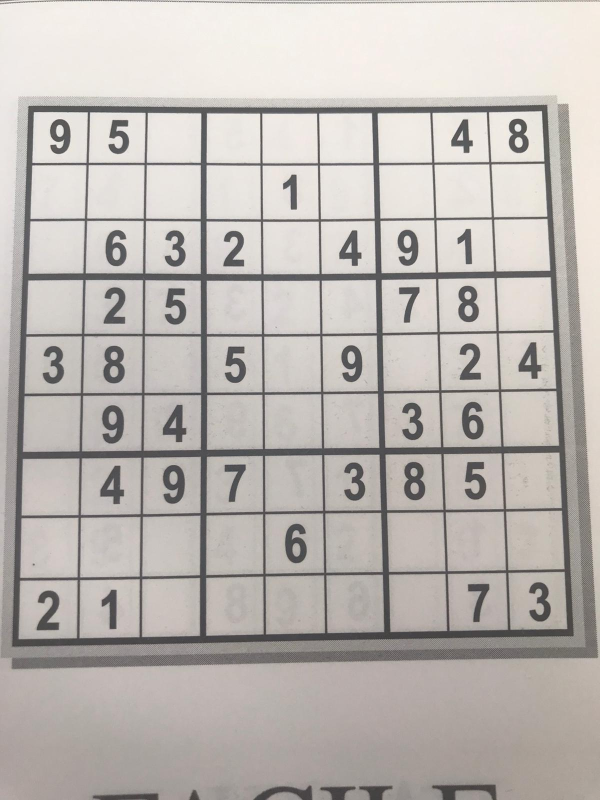
#> input picture exemple/exemple1.jpeg, 1200 x 1600 px, found by its file name (shown at 1/2 size)
$ python test-readimage.py   (older library calls are emulated)
#> lines starting #> are read from the running program, lines starting #| are printed output that depends on the picture; after the words box and inside, x2 and y2 are one past the last pixel; in counts of white or black regions, pixels touching at a corner belong together
import cv2
import operator
import numpy as np
from matplotlib import pyplot as plt


# [68 lines left out: functions plot_many_images, show_image, show_digits, convert_when_colour, display_points, display_rects and 1 more, not called in this run]


def pre_process_image(img, skip_dilate=False):
	"""Uses a blurring function, adaptive thresholding and dilation to expose the main features of an image."""
#> called with skip_dilate = False

	# Gaussian blur with a kernal size (height, width) of 9.
	# Note that kernal sizes must be positive and odd and the kernel must be square.
	proc = cv2.GaussianBlur(img.copy(), (9, 9), 0)

	# Adaptive threshold using 11 nearest neighbour pixels
	proc = cv2.adaptiveThreshold(proc, 255, cv2.ADAPTIVE_THRESH_GAUSSIAN_C, cv2.THRESH_BINARY, 11, 2)
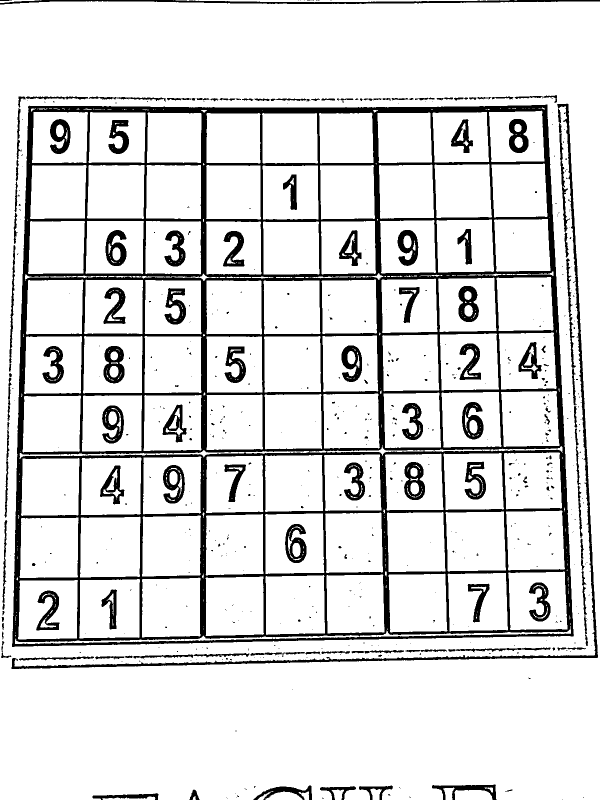
#> proc: shape (1600, 1200) (shown at 1/2 size); 87% white; 596 black regions (462 under 20 px), largest, box (x1, y1, x2, y2) and area: (24, 209, 1148, 1294) 155073, (23, 207, 1196, 1338) 13110, (0, 0, 1200, 9) 4295

	# Invert colours, so gridlines have non-zero pixel values.
	# Necessary to dilate the image, otherwise will look like erosion instead.
	proc = cv2.bitwise_not(proc, proc)
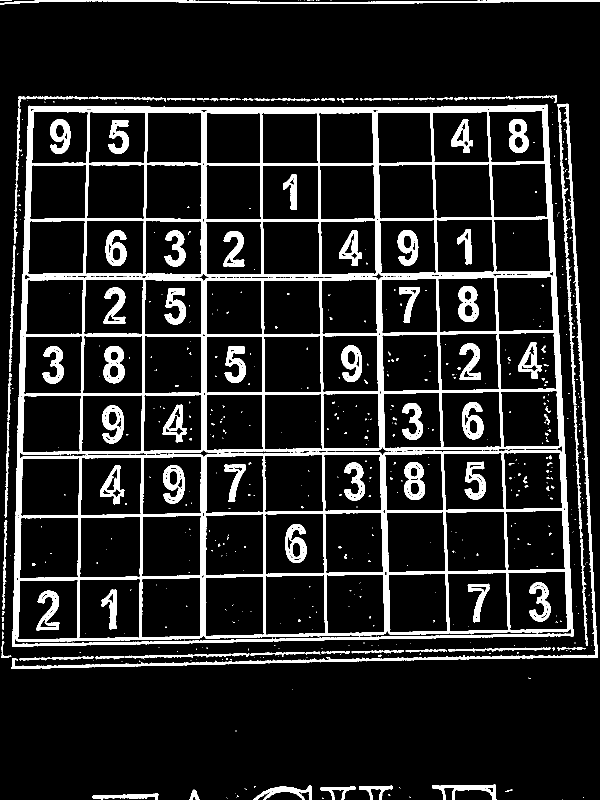
#> proc: shape (1600, 1200) (shown at 1/2 size); 13% white; 596 white regions (462 under 20 px), largest, box (x1, y1, x2, y2) and area: (24, 209, 1148, 1294) 155073, (23, 207, 1196, 1338) 13110, (0, 0, 1200, 9) 4295

	if not skip_dilate:
		# Dilate the image to increase the size of the grid lines.
		kernel = np.array([[0., 1., 0.], [1., 1., 1.], [0., 1., 0.]])
#> (the run stopped early here; a loop or call above may not have finished)

$ run again, with exemple/exemple2.jpg copied over exemple/exemple1.jpeg
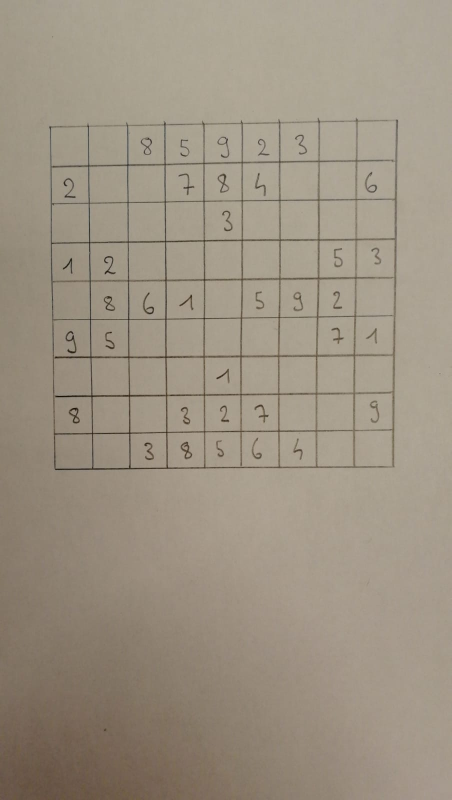
#> input picture exemple/exemple2.jpg, 903 x 1600 px, found by its file name (shown at 1/2 size)
#> in pre_process_image, `proc = cv2.adaptiveThreshold(proc, 255, cv2.ADAPTIVE_THRESH_GAUSSIAN_C..`:
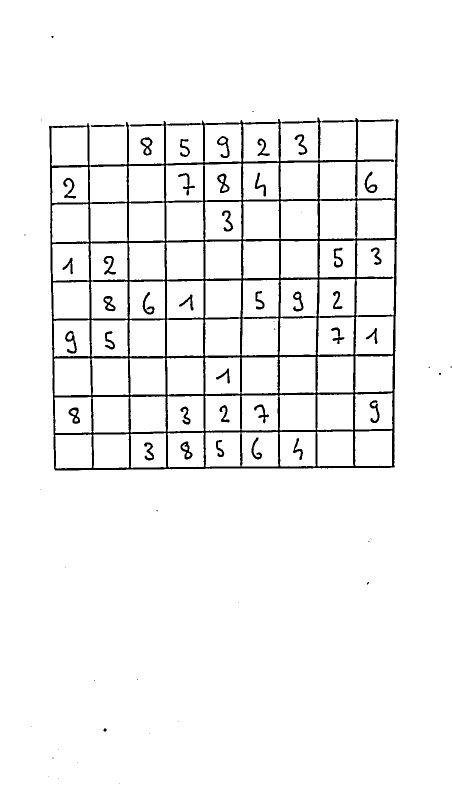
#> proc: shape (1600, 903) (shown at 1/2 size); 95.5% white; 67 black regions (28 under 20 px), largest, box (x1, y1, x2, y2) and area: (98, 235, 797, 941) 54311, (130, 661, 154, 707) 386, (434, 347, 459, 386) 377
#> in pre_process_image, `proc = cv2.bitwise_not(proc, proc)`:
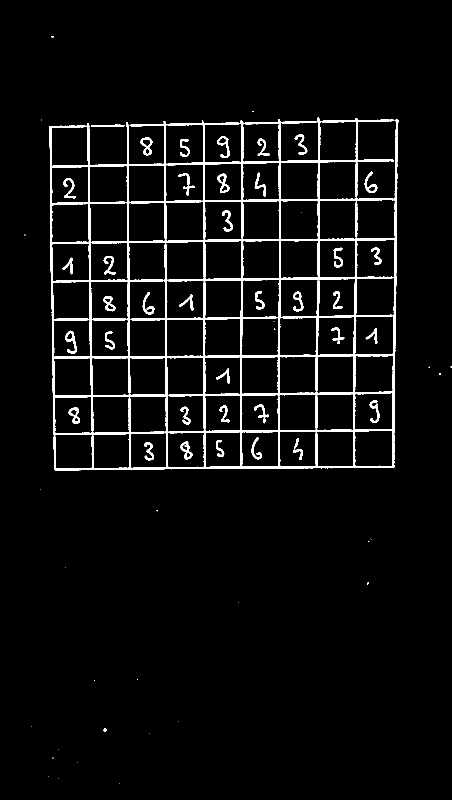
#> proc: shape (1600, 903) (shown at 1/2 size); 4.5% white; 67 white regions (28 under 20 px), largest, box (x1, y1, x2, y2) and area: (98, 235, 797, 941) 54311, (130, 661, 154, 707) 386, (434, 347, 459, 386) 377
